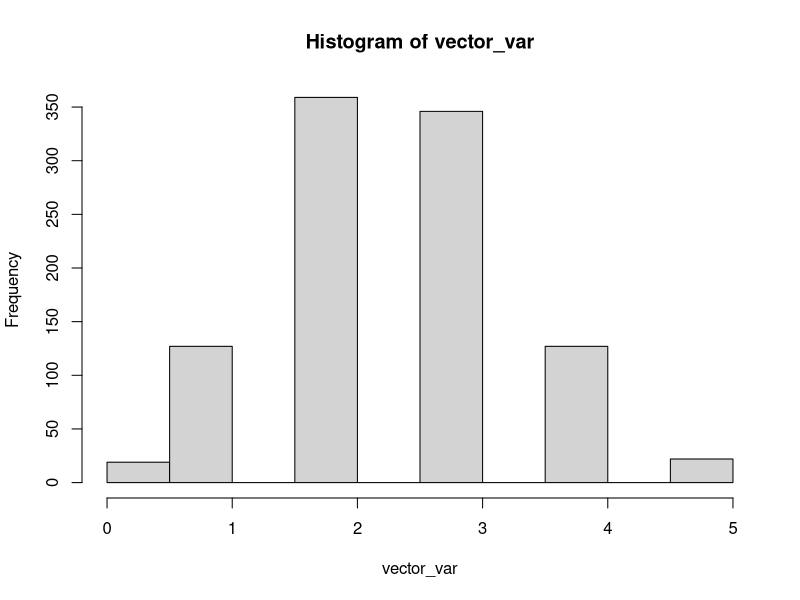

Generate this figure with R:

#Number of success
N = 5;

#Total Number of items
N_plus_M = 20;

#Number of selected sample
n = 10;

index = 1;
num_var = 1000;
vector_var<-vector();

while(index<=num_var) {

  main_index = 1;
  i_vector<-vector();
  sum_j = 0;

  while(main_index <=10) {
  


    random = runif(1,0,1);

    if(random < (N-sum_j)/(N_plus_M-main_index+1)) {
  
  
      i_vector[main_index] = 1;

    }


    else {
  
  
      i_vector[main_index] = 0;

    }


    sum_j = sum_j + i_vector[main_index];
    main_index = main_index +1;
  
  }
  
  print(sum(i_vector));
  vector_var[index] = sum(i_vector);
  index = index+1;
  

}

hist(vector_var);


		

		
